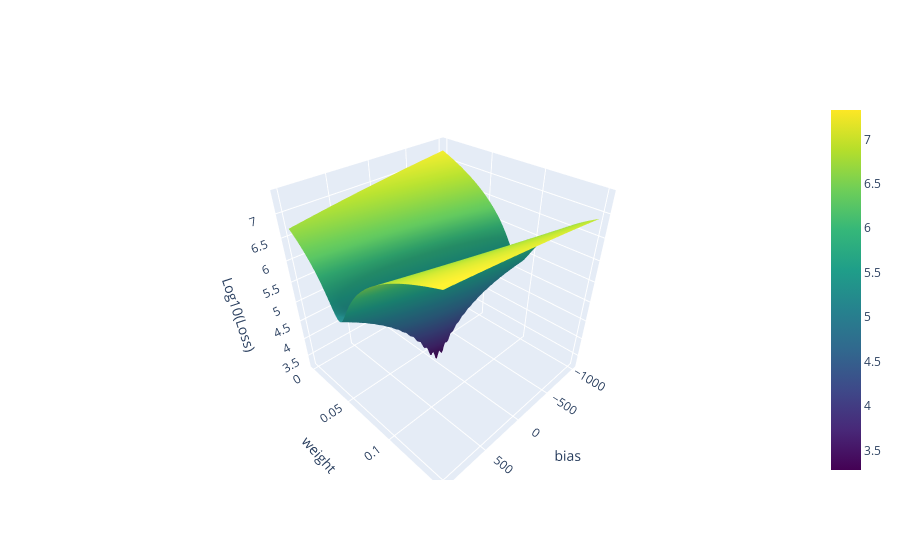

Notebook code cell kept with this figure:
### Code cell
fig

### Figure 1 — Plotly figure (JSON) as saved in the notebook; plotly's stock layout.template omitted (floating-point values rounded to 4 significant figures; data arrays with more than 128 entries replaced by an {"elided": "..."} marker saying what was removed)
{"data": [{"colorscale": [[0, "#440154"], [0.1111, "#482878"], [0.2222, "#3e4989"], [0.3333, "#31688e"], [0.4444, "#26828e"], [0.5556, "#1f9e89"], [0.6667, "#35b779"], [0.7778, "#6ece58"], [0.8889, "#b5de2b"], [1, "#fde725"]], "type": "surface", "x": {"elided": "100x100 float values"}, "y": {"elided": "100x100 float values"}, "z": {"elided": "100x100 float values"}}], "layout": {"scene": {"xaxis": {"title": {"text": "bias"}}, "yaxis": {"title": {"text": "weight"}}, "zaxis": {"title": {"text": "Log10(Loss)"}}}}}
